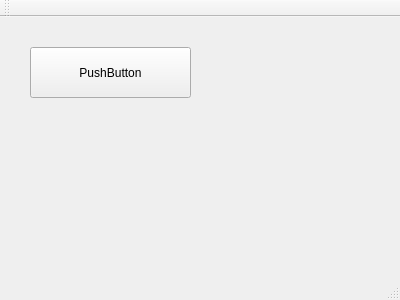
<?xml version="1.0" encoding="UTF-8"?>
<ui version="4.0">
 <class>MainWindow</class>
 <widget class="QMainWindow" name="MainWindow">
  <property name="geometry">
   <rect>
    <x>0</x>
    <y>0</y>
    <width>400</width>
    <height>300</height>
   </rect>
  </property>
  <property name="windowTitle">
   <string>MainWindow</string>
  </property>
  <widget class="QWidget" name="centralWidget">
   <widget class="QPushButton" name="pushButton">
    <property name="geometry">
     <rect>
      <x>30</x>
      <y>30</y>
      <width>161</width>
      <height>51</height>
     </rect>
    </property>
    <property name="text">
     <string>PushButton</string>
    </property>
   </widget>
  </widget>
  <widget class="QMenuBar" name="menuBar">
   <property name="geometry">
    <rect>
     <x>0</x>
     <y>0</y>
     <width>400</width>
     <height>25</height>
    </rect>
   </property>
  </widget>
  <widget class="QToolBar" name="mainToolBar">
   <attribute name="toolBarArea">
    <enum>TopToolBarArea</enum>
   </attribute>
   <attribute name="toolBarBreak">
    <bool>false</bool>
   </attribute>
  </widget>
  <widget class="QStatusBar" name="statusBar"/>
 </widget>
 <layoutdefault spacing="6" margin="11"/>
 <resources/>
 <connections/>
</ui>
